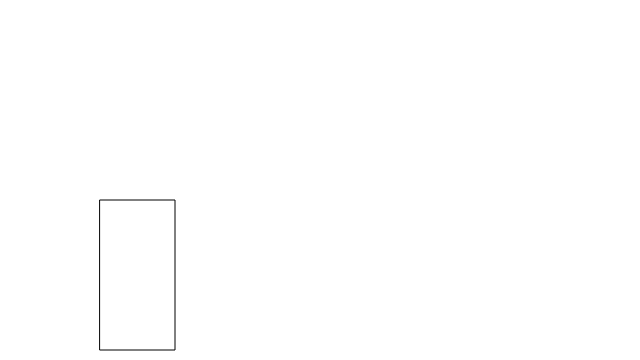
Frame 1 (no input)
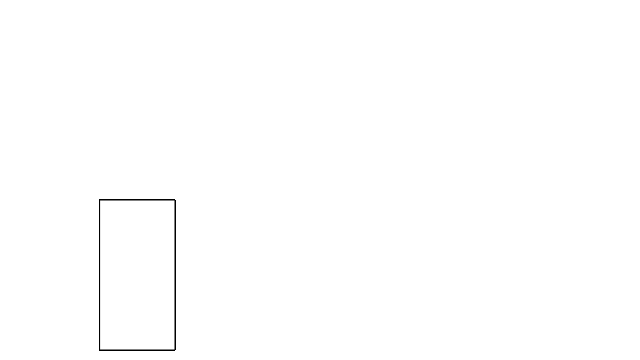
Frame 60 (no input)
Frame 120 (the mouse pressed at the canvas centre since frame 60): identical to frame 60, image omitted

The p5.js sketch that drew these frames (run headless with seeded random() and noise() and a simulated clock; from frame 60 on, the mouse is pressed at the canvas centre):

// p5.js sketch
// ── sketch.js
function setup() {
    createCanvas(640, 360); 
}

function draw() {
    rect(100, 200, 75, 150);
}
